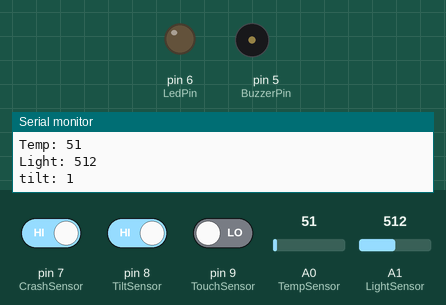
The sketch below on a simulated Arduino Uno, built with avr-gcc and run on an emulated ATmega328P. Parts: output pins drawn as LEDs (lit = HIGH), buzzer (waves = sounding), the last lines printed to the serial monitor. Inputs (shaded band) come from the test bench; at power-on: A1 (LightSensor) = 512, pin 8 (TiltSensor) HIGH, pin 7 (CrashSensor) HIGH, pin 9 (TouchSensor) LOW, A0 (TempSensor) = 51.

Above: at 1.5 s.
1.6 s: A1 (LightSensor) set to 782
3.3 s: A1 (LightSensor) set to 808
At 4.7 s:
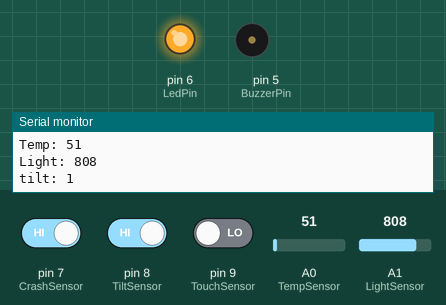
5.0 s: pin 8 (TiltSensor) driven LOW
At 6.4 s:
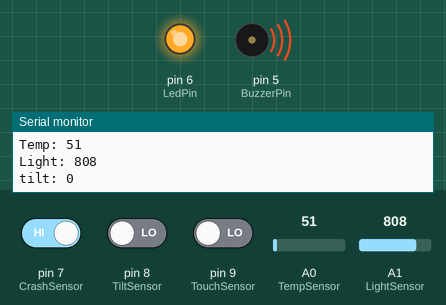
7.1 s: A1 (LightSensor) set to 790
At 8.1 s:
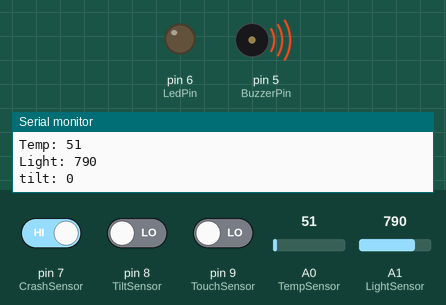
9.2 s: A1 (LightSensor) set to 810
At 11.0 s:
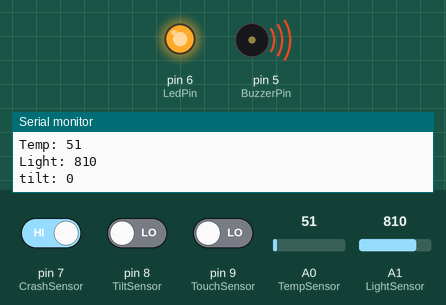
11.3 s: A1 (LightSensor) set to 716
At 12.7 s:
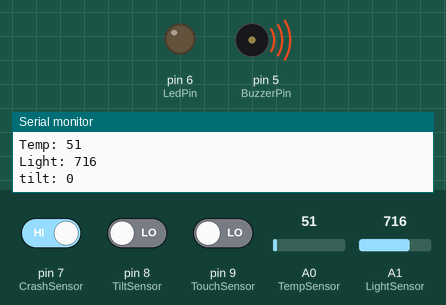
Timing chart, 0 to 14.3 s (numbered marks = the images above; inputs shaded):
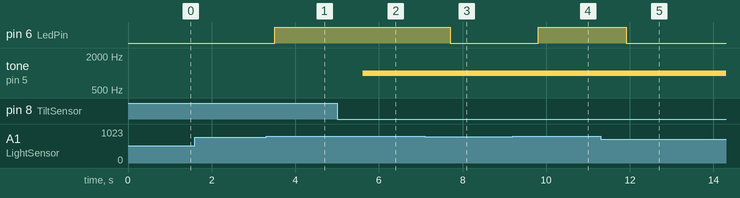

Measured:
- the behaviour switches between 800 and 801 on A1 (LightSensor) (found by bisection; images 0 and 1)
- after the input at 3.3 s, pin 6 (LedPin): LOW → HIGH after 0.21 s
- after the input at 5.0 s, tone on pin 5 (BuzzerPin): silent → 1000 Hz after 0.61 s
- after the input at 7.1 s, pin 6 (LedPin): HIGH → LOW after 0.61 s
- after the input at 9.2 s, pin 6 (LedPin): LOW → HIGH after 0.61 s
- after the input at 11.3 s, pin 6 (LedPin): HIGH → LOW after 0.62 s

The sketch:

project3test.ino
```cpp
const int TempSensor = A0;
const int LightSensor = A1;
const int TouchSensor = 9;
const int TiltSensor = 8;
const int CrashSensor = 7;
const int LedPin = 6;
const int BuzzerPin = 5;


const int templimit = 400;
const int lightlimit = 800;

bool Alarm = false;

void setup() {
  Serial.begin(9600);
  pinMode(BuzzerPin, OUTPUT);
  pinMode(LedPin, OUTPUT);
  pinMode(TiltSensor, INPUT_PULLUP);
  pinMode(TouchSensor, INPUT);
}

void loop() {
  int temp = analogRead(TempSensor);
  int lightLevel = analogRead(LightSensor);
  int tilt = digitalRead(TiltSensor);
  int touch = digitalRead(TouchSensor);
  int crash = digitalRead(CrashSensor);

  Serial.println("Temp: " + String(temp));
  Serial.println("Light: " + String(lightLevel));
  Serial.println("tilt: " + String(tilt));

  if (tilt == LOW) {
    Alarm = true;
  }

  if (crash == LOW) {
    Alarm = true;
  }

  if (touch == HIGH ){
    Alarm = false;
    }

  if (temp > templimit) {
    tone(BuzzerPin, 1000);
  } else {
    noTone(BuzzerPin);
  }

  if (Alarm) {
    tone(BuzzerPin, 1000);
  }

  if (lightLevel > lightlimit) {
    digitalWrite(LedPin, HIGH);
    } else {
      digitalWrite(LedPin, LOW);
      }

  delay(700);
}
```
